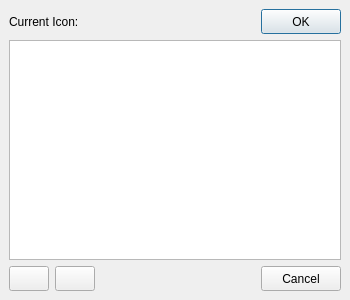
<?xml version="1.0" encoding="UTF-8"?>
<ui version="4.0">
 <class>frmIcon</class>
 <widget class="QDialog" name="frmIcon">
  <property name="windowModality">
   <enum>Qt::WindowModal</enum>
  </property>
  <property name="geometry">
   <rect>
    <x>0</x>
    <y>0</y>
    <width>350</width>
    <height>300</height>
   </rect>
  </property>
  <property name="minimumSize">
   <size>
    <width>350</width>
    <height>300</height>
   </size>
  </property>
  <property name="maximumSize">
   <size>
    <width>350</width>
    <height>300</height>
   </size>
  </property>
  <property name="windowTitle">
   <string>Icon Manager</string>
  </property>
  <property name="styleSheet">
   <string notr="true"/>
  </property>
  <layout class="QVBoxLayout" name="iconLayout">
   <property name="spacing">
    <number>0</number>
   </property>
   <property name="leftMargin">
    <number>0</number>
   </property>
   <property name="topMargin">
    <number>0</number>
   </property>
   <property name="rightMargin">
    <number>0</number>
   </property>
   <property name="bottomMargin">
    <number>0</number>
   </property>
   <item>
    <widget class="QWidget" name="iconWidget" native="true">
     <layout class="QVBoxLayout" name="iconWidgetLayout">
      <property name="spacing">
       <number>6</number>
      </property>
      <item>
       <layout class="QHBoxLayout" name="hlCurrent">
        <item>
         <widget class="KPTLabel" name="labCurrentIconDes">
          <property name="text">
           <string>Current Icon:</string>
          </property>
         </widget>
        </item>
        <item>
         <widget class="KPTLabel" name="imgCurrentIcon">
          <property name="minimumSize">
           <size>
            <width>24</width>
            <height>24</height>
           </size>
          </property>
          <property name="maximumSize">
           <size>
            <width>24</width>
            <height>24</height>
           </size>
          </property>
          <property name="text">
           <string/>
          </property>
          <property name="scaledContents">
           <bool>true</bool>
          </property>
         </widget>
        </item>
        <item>
         <spacer name="currentSpacer">
          <property name="orientation">
           <enum>Qt::Horizontal</enum>
          </property>
          <property name="sizeHint" stdset="0">
           <size>
            <width>0</width>
            <height>0</height>
           </size>
          </property>
         </spacer>
        </item>
        <item>
         <widget class="QPushButton" name="cmdOkay">
          <property name="minimumSize">
           <size>
            <width>75</width>
            <height>25</height>
           </size>
          </property>
          <property name="text">
           <string>OK</string>
          </property>
          <property name="icon">
           <iconset theme="dialog-ok">
            <normaloff>.</normaloff>.</iconset>
          </property>
         </widget>
        </item>
       </layout>
      </item>
      <item>
       <layout class="QHBoxLayout" name="hlIcons">
        <item>
         <widget class="QListWidget" name="lwIcons">
          <property name="horizontalScrollBarPolicy">
           <enum>Qt::ScrollBarAlwaysOff</enum>
          </property>
          <property name="iconSize">
           <size>
            <width>24</width>
            <height>24</height>
           </size>
          </property>
          <property name="verticalScrollMode">
           <enum>QAbstractItemView::ScrollPerPixel</enum>
          </property>
          <property name="horizontalScrollMode">
           <enum>QAbstractItemView::ScrollPerPixel</enum>
          </property>
         </widget>
        </item>
       </layout>
      </item>
      <item>
       <layout class="QHBoxLayout" name="hlOptions">
        <item>
         <widget class="QPushButton" name="cmdPlus">
          <property name="minimumSize">
           <size>
            <width>2</width>
            <height>25</height>
           </size>
          </property>
          <property name="maximumSize">
           <size>
            <width>16777215</width>
            <height>25</height>
           </size>
          </property>
          <property name="text">
           <string/>
          </property>
          <property name="icon">
           <iconset theme="list-add">
            <normaloff>.</normaloff>.</iconset>
          </property>
         </widget>
        </item>
        <item>
         <widget class="QPushButton" name="cmdMinus">
          <property name="minimumSize">
           <size>
            <width>2</width>
            <height>25</height>
           </size>
          </property>
          <property name="maximumSize">
           <size>
            <width>16777215</width>
            <height>25</height>
           </size>
          </property>
          <property name="text">
           <string/>
          </property>
          <property name="icon">
           <iconset theme="list-remove">
            <normaloff>.</normaloff>.</iconset>
          </property>
         </widget>
        </item>
        <item>
         <spacer name="optionsSpacer">
          <property name="orientation">
           <enum>Qt::Horizontal</enum>
          </property>
          <property name="sizeHint" stdset="0">
           <size>
            <width>0</width>
            <height>0</height>
           </size>
          </property>
         </spacer>
        </item>
        <item>
         <widget class="QPushButton" name="cmdCancel">
          <property name="minimumSize">
           <size>
            <width>75</width>
            <height>25</height>
           </size>
          </property>
          <property name="text">
           <string>Cancel</string>
          </property>
          <property name="icon">
           <iconset theme="dialog-cancel">
            <normaloff>.</normaloff>.</iconset>
          </property>
         </widget>
        </item>
       </layout>
      </item>
     </layout>
    </widget>
   </item>
  </layout>
 </widget>
 <customwidgets>
  <customwidget>
   <class>KPTLabel</class>
   <extends>QLabel</extends>
   <header>KPTLabel.h</header>
   <slots>
    <signal>mouseRelease(QMouseEvent*)</signal>
    <signal>mousePress(QMouseEvent*)</signal>
    <signal>mouseMove(QMouseEvent*)</signal>
   </slots>
  </customwidget>
 </customwidgets>
 <resources/>
 <connections/>
</ui>
